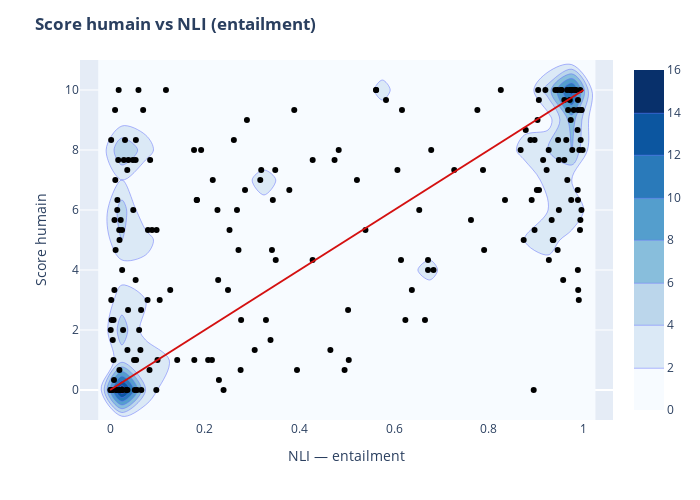

Source (notebook cell):
### Code cell
fig = px.density_contour(
    df, x="nli_entailment", y="score_humain",
    nbinsx=20, nbinsy=20
)

fig.update_traces(
    contours_coloring="fill",
    contours_showlabels=False,
    colorscale="Blues"
)

# Scatter plot
fig.add_scatter(
    x=df["nli_entailment"],
    y=df["score_humain"],
    mode="markers",
    marker=dict(color="#000000"),
    hovertemplate=
        "NLI (entailment) = %{x}<br>"
        "Score humain = %{y}<extra></extra>"
)

# Ligne de référence : y = 10x
fig.add_shape(
    type="line",
    x0=0, x1=1,
    y0=0, y1=10,
    xref="x", yref="y",
    line=dict(color="#d41010")
)

fig.update_layout(
    title={"text": "<b>Score humain vs NLI (entailment)</b>"},
    xaxis_title="NLI — entailment",
    yaxis_title="Score humain",
    width=700, height=500,
    coloraxis_showscale=False
)

fig.show()

### Figure 1 — Plotly figure (JSON) as saved in the notebook; plotly's stock layout.template omitted (floating-point values rounded to 4 significant figures; data arrays with more than 128 entries replaced by an {"elided": "..."} marker saying what was removed)
{"data": [{"colorscale": [[0, "rgb(247,251,255)"], [0.125, "rgb(222,235,247)"], [0.25, "rgb(198,219,239)"], [0.375, "rgb(158,202,225)"], [0.5, "rgb(107,174,214)"], [0.625, "rgb(66,146,198)"], [0.75, "rgb(33,113,181)"], [0.875, "rgb(8,81,156)"], [1, "rgb(8,48,107)"]], "contours": {"coloring": "fill", "showlabels": false}, "hovertemplate": "nli_entailment=%{x}<br>score_humain=%{y}<br>count=%{z}<extra></extra>", "legendgroup": "", "line": {"color": "#636efa"}, "name": "", "nbinsx": 20, "nbinsy": 20, "showlegend": false, "type": "histogram2dcontour", "x": {"elided": "200 float values"}, "xaxis": "x", "xbingroup": "x", "y": {"elided": "200 float values"}, "yaxis": "y", "ybingroup": "y"}, {"hovertemplate": "NLI (entailment) = %{x}<br>Score humain = %{y}<extra></extra>", "marker": {"color": "#000000"}, "mode": "markers", "type": "scatter", "x": {"elided": "200 float values"}, "y": {"elided": "200 float values"}}], "layout": {"coloraxis": {"showscale": false}, "height": 500, "legend": {"tracegroupgap": 0}, "margin": {"t": 60}, "shapes": [{"line": {"color": "#d41010"}, "type": "line", "x0": 0, "x1": 1, "xref": "x", "y0": 0, "y1": 10, "yref": "y"}], "title": {"text": "<b>Score humain vs NLI (entailment)</b>"}, "width": 700, "xaxis": {"anchor": "y", "domain": [0, 1], "title": {"text": "NLI — entailment"}}, "yaxis": {"anchor": "x", "domain": [0, 1], "title": {"text": "Score humain"}}}}
